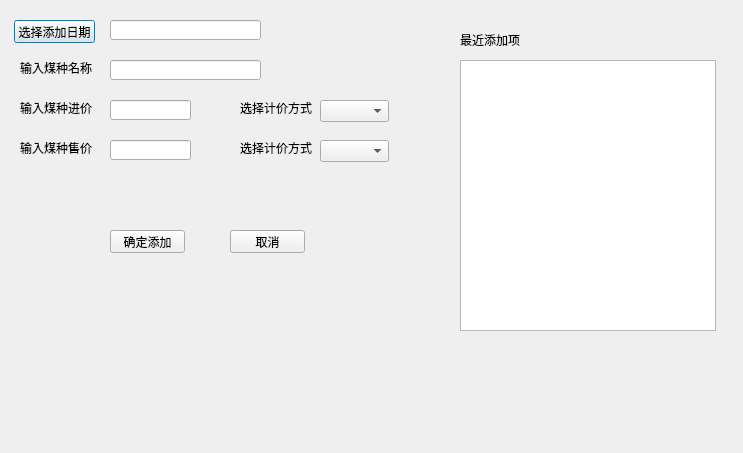
<?xml version="1.0" encoding="UTF-8"?>
<ui version="4.0">
 <class>Coal_Sort_Manage</class>
 <widget class="QDialog" name="Coal_Sort_Manage">
  <property name="geometry">
   <rect>
    <x>0</x>
    <y>0</y>
    <width>743</width>
    <height>453</height>
   </rect>
  </property>
  <property name="windowTitle">
   <string>煤种添加</string>
  </property>
  <widget class="QLabel" name="ticket_price_label_3">
   <property name="geometry">
    <rect>
     <x>240</x>
     <y>100</y>
     <width>81</width>
     <height>16</height>
    </rect>
   </property>
   <property name="text">
    <string>选择计价方式</string>
   </property>
  </widget>
  <widget class="QLabel" name="coal_name_label">
   <property name="geometry">
    <rect>
     <x>20</x>
     <y>60</y>
     <width>91</width>
     <height>16</height>
    </rect>
   </property>
   <property name="text">
    <string>输入煤种名称</string>
   </property>
  </widget>
  <widget class="QComboBox" name="sell_compute_way">
   <property name="geometry">
    <rect>
     <x>320</x>
     <y>140</y>
     <width>69</width>
     <height>22</height>
    </rect>
   </property>
  </widget>
  <widget class="QComboBox" name="purchase_compute_way">
   <property name="geometry">
    <rect>
     <x>320</x>
     <y>100</y>
     <width>69</width>
     <height>22</height>
    </rect>
   </property>
  </widget>
  <widget class="QLabel" name="ticket_price_label_4">
   <property name="geometry">
    <rect>
     <x>240</x>
     <y>140</y>
     <width>81</width>
     <height>16</height>
    </rect>
   </property>
   <property name="text">
    <string>选择计价方式</string>
   </property>
  </widget>
  <widget class="QPushButton" name="select_date_btn">
   <property name="geometry">
    <rect>
     <x>14</x>
     <y>20</y>
     <width>81</width>
     <height>23</height>
    </rect>
   </property>
   <property name="text">
    <string>选择添加日期</string>
   </property>
  </widget>
  <widget class="QLabel" name="ticket_price_label">
   <property name="geometry">
    <rect>
     <x>20</x>
     <y>100</y>
     <width>91</width>
     <height>16</height>
    </rect>
   </property>
   <property name="text">
    <string>输入煤种进价</string>
   </property>
  </widget>
  <widget class="QLabel" name="ticket_price_label_2">
   <property name="geometry">
    <rect>
     <x>20</x>
     <y>140</y>
     <width>91</width>
     <height>16</height>
    </rect>
   </property>
   <property name="text">
    <string>输入煤种售价</string>
   </property>
  </widget>
  <widget class="QPushButton" name="confirm">
   <property name="geometry">
    <rect>
     <x>110</x>
     <y>230</y>
     <width>75</width>
     <height>23</height>
    </rect>
   </property>
   <property name="text">
    <string>确定添加</string>
   </property>
  </widget>
  <widget class="QPushButton" name="cancel">
   <property name="geometry">
    <rect>
     <x>230</x>
     <y>230</y>
     <width>75</width>
     <height>23</height>
    </rect>
   </property>
   <property name="text">
    <string>取消</string>
   </property>
  </widget>
  <widget class="QLineEdit" name="date_value_content">
   <property name="geometry">
    <rect>
     <x>110</x>
     <y>20</y>
     <width>151</width>
     <height>20</height>
    </rect>
   </property>
  </widget>
  <widget class="QLineEdit" name="coal_sort_name">
   <property name="geometry">
    <rect>
     <x>110</x>
     <y>60</y>
     <width>151</width>
     <height>20</height>
    </rect>
   </property>
  </widget>
  <widget class="QLineEdit" name="purchase_price">
   <property name="geometry">
    <rect>
     <x>110</x>
     <y>100</y>
     <width>81</width>
     <height>20</height>
    </rect>
   </property>
  </widget>
  <widget class="QLineEdit" name="sell_price">
   <property name="geometry">
    <rect>
     <x>110</x>
     <y>140</y>
     <width>81</width>
     <height>20</height>
    </rect>
   </property>
  </widget>
  <widget class="QListView" name="modify_detail_list">
   <property name="geometry">
    <rect>
     <x>460</x>
     <y>60</y>
     <width>256</width>
     <height>271</height>
    </rect>
   </property>
  </widget>
  <widget class="QLabel" name="modify_label">
   <property name="geometry">
    <rect>
     <x>460</x>
     <y>30</y>
     <width>191</width>
     <height>20</height>
    </rect>
   </property>
   <property name="text">
    <string>最近添加项</string>
   </property>
  </widget>
 </widget>
 <resources/>
 <connections>
  <connection>
   <sender>purchase_compute_way</sender>
   <signal>currentIndexChanged(int)</signal>
   <receiver>Coal_Sort_Manage</receiver>
   <slot>on_purchase_compute_way_selected()</slot>
   <hints>
    <hint type="sourcelabel">
     <x>356</x>
     <y>102</y>
    </hint>
    <hint type="destinationlabel">
     <x>441</x>
     <y>85</y>
    </hint>
   </hints>
  </connection>
  <connection>
   <sender>sell_compute_way</sender>
   <signal>currentIndexChanged(int)</signal>
   <receiver>Coal_Sort_Manage</receiver>
   <slot>on_sell_compute_way_selected()</slot>
   <hints>
    <hint type="sourcelabel">
     <x>378</x>
     <y>151</y>
    </hint>
    <hint type="destinationlabel">
     <x>470</x>
     <y>204</y>
    </hint>
   </hints>
  </connection>
  <connection>
   <sender>select_date_btn</sender>
   <signal>clicked()</signal>
   <receiver>Coal_Sort_Manage</receiver>
   <slot>on_add_new_coal_date_selected()</slot>
   <hints>
    <hint type="sourcelabel">
     <x>65</x>
     <y>22</y>
    </hint>
    <hint type="destinationlabel">
     <x>175</x>
     <y>19</y>
    </hint>
   </hints>
  </connection>
  <connection>
   <sender>confirm</sender>
   <signal>clicked()</signal>
   <receiver>Coal_Sort_Manage</receiver>
   <slot>add_new_coal()</slot>
   <hints>
    <hint type="sourcelabel">
     <x>155</x>
     <y>231</y>
    </hint>
    <hint type="destinationlabel">
     <x>244</x>
     <y>234</y>
    </hint>
   </hints>
  </connection>
  <connection>
   <sender>cancel</sender>
   <signal>clicked()</signal>
   <receiver>Coal_Sort_Manage</receiver>
   <slot>reject()</slot>
   <hints>
    <hint type="sourcelabel">
     <x>242</x>
     <y>238</y>
    </hint>
    <hint type="destinationlabel">
     <x>360</x>
     <y>220</y>
    </hint>
   </hints>
  </connection>
 </connections>
 <slots>
  <slot>on_purchase_compute_way_selected()</slot>
  <slot>on_sell_compute_way_selected()</slot>
  <slot>on_add_new_coal_date_selected()</slot>
  <slot>add_new_coal()</slot>
 </slots>
</ui>
